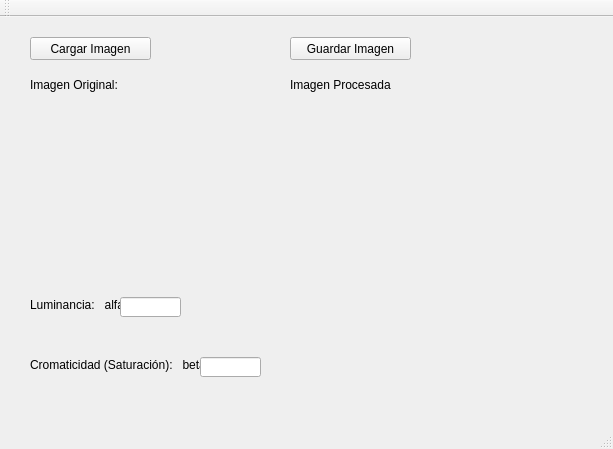
<?xml version="1.0" encoding="UTF-8"?>
<ui version="4.0">
 <class>MainWindow</class>
 <widget class="QMainWindow" name="MainWindow">
  <property name="geometry">
   <rect>
    <x>0</x>
    <y>0</y>
    <width>613</width>
    <height>449</height>
   </rect>
  </property>
  <property name="windowTitle">
   <string>MainWindow</string>
  </property>
  <widget class="QWidget" name="centralWidget">
   <widget class="QPushButton" name="Bcargar">
    <property name="geometry">
     <rect>
      <x>30</x>
      <y>20</y>
      <width>121</width>
      <height>23</height>
     </rect>
    </property>
    <property name="text">
     <string>Cargar Imagen</string>
    </property>
   </widget>
   <widget class="QLabel" name="imoriginal">
    <property name="geometry">
     <rect>
      <x>30</x>
      <y>90</y>
      <width>211</width>
      <height>171</height>
     </rect>
    </property>
    <property name="text">
     <string/>
    </property>
   </widget>
   <widget class="QLabel" name="improcesada">
    <property name="geometry">
     <rect>
      <x>300</x>
      <y>90</y>
      <width>211</width>
      <height>171</height>
     </rect>
    </property>
    <property name="text">
     <string/>
    </property>
   </widget>
   <widget class="QLabel" name="label">
    <property name="geometry">
     <rect>
      <x>30</x>
      <y>60</y>
      <width>101</width>
      <height>16</height>
     </rect>
    </property>
    <property name="text">
     <string>Imagen Original:</string>
    </property>
   </widget>
   <widget class="QLabel" name="label_2">
    <property name="geometry">
     <rect>
      <x>290</x>
      <y>60</y>
      <width>101</width>
      <height>16</height>
     </rect>
    </property>
    <property name="text">
     <string>Imagen Procesada:</string>
    </property>
   </widget>
   <widget class="QLabel" name="label_3">
    <property name="geometry">
     <rect>
      <x>30</x>
      <y>280</y>
      <width>101</width>
      <height>16</height>
     </rect>
    </property>
    <property name="text">
     <string>Luminancia:   alfa:</string>
    </property>
   </widget>
   <widget class="QLabel" name="label_4">
    <property name="geometry">
     <rect>
      <x>30</x>
      <y>340</y>
      <width>171</width>
      <height>16</height>
     </rect>
    </property>
    <property name="text">
     <string>Cromaticidad (Saturación):   beta:</string>
    </property>
   </widget>
   <widget class="QPushButton" name="Bguardar">
    <property name="geometry">
     <rect>
      <x>290</x>
      <y>20</y>
      <width>121</width>
      <height>23</height>
     </rect>
    </property>
    <property name="text">
     <string>Guardar Imagen</string>
    </property>
   </widget>
   <widget class="QLineEdit" name="L1">
    <property name="geometry">
     <rect>
      <x>120</x>
      <y>280</y>
      <width>61</width>
      <height>20</height>
     </rect>
    </property>
   </widget>
   <widget class="QLineEdit" name="C1">
    <property name="geometry">
     <rect>
      <x>200</x>
      <y>340</y>
      <width>61</width>
      <height>20</height>
     </rect>
    </property>
   </widget>
  </widget>
  <widget class="QMenuBar" name="menuBar">
   <property name="geometry">
    <rect>
     <x>0</x>
     <y>0</y>
     <width>613</width>
     <height>21</height>
    </rect>
   </property>
  </widget>
  <widget class="QToolBar" name="mainToolBar">
   <attribute name="toolBarArea">
    <enum>TopToolBarArea</enum>
   </attribute>
   <attribute name="toolBarBreak">
    <bool>false</bool>
   </attribute>
  </widget>
  <widget class="QStatusBar" name="statusBar"/>
 </widget>
 <layoutdefault spacing="6" margin="11"/>
 <resources/>
 <connections/>
</ui>
